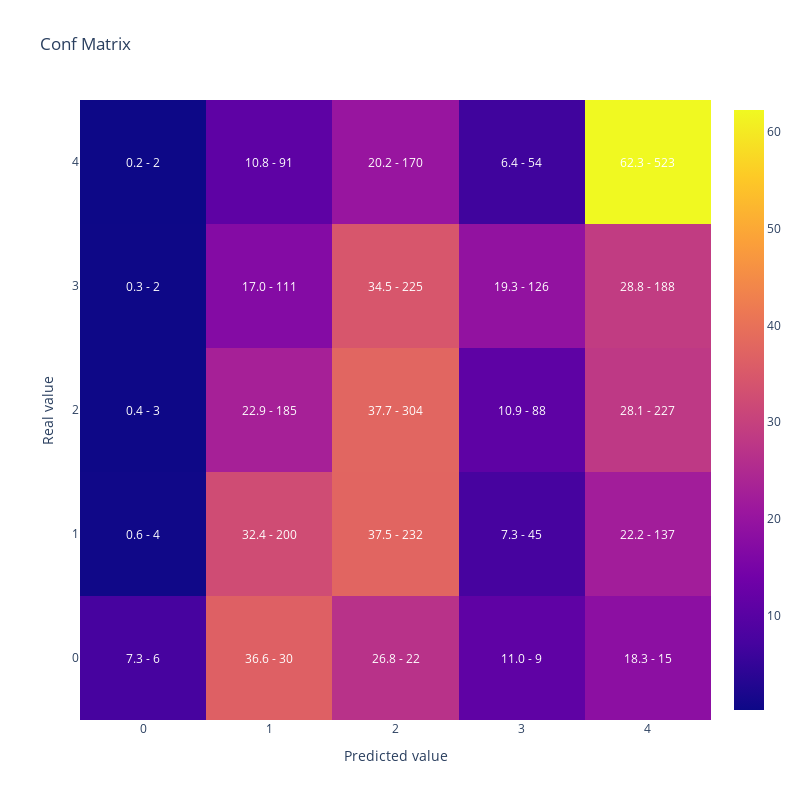

Notebook code for this chart:
### Code cell
#MAtriz de confusion y Kappa dfe OVA
y_pred = lgb_model.predict(X_test).argmax(axis=1)

display(plot_confusion_matrix(y_test,y_pred))

{'kappa':cohen_kappa_score(y_test,
                y_pred,
                weights = 'quadratic'),
 'accuracy':accuracy_score(y_test,y_pred),
 'balanced_accuracy':balanced_accuracy_score(y_test,y_pred)}

### Figure 1 — Plotly figure (JSON) as saved in the notebook; plotly's stock layout.template omitted (floating-point values rounded to 4 significant figures)
{"data": [{"type": "heatmap", "x": [0, 1, 2, 3, 4], "y": [0, 1, 2, 3, 4], "z": [[7.317, 36.59, 26.83, 10.98, 18.29], [0.6472, 32.36, 37.54, 7.282, 22.17], [0.3717, 22.92, 37.67, 10.9, 28.13], [0.3067, 17.02, 34.51, 19.33, 28.83], [0.2381, 10.83, 20.24, 6.429, 62.26]]}], "layout": {"annotations": [{"font": {"color": "white"}, "showarrow": false, "text": "7.3 - 6", "x": 0, "xref": "x", "y": 0, "yref": "y"}, {"font": {"color": "white"}, "showarrow": false, "text": "36.6 - 30", "x": 1, "xref": "x", "y": 0, "yref": "y"}, {"font": {"color": "white"}, "showarrow": false, "text": "26.8 - 22", "x": 2, "xref": "x", "y": 0, "yref": "y"}, {"font": {"color": "white"}, "showarrow": false, "text": "11.0 - 9", "x": 3, "xref": "x", "y": 0, "yref": "y"}, {"font": {"color": "white"}, "showarrow": false, "text": "18.3 - 15", "x": 4, "xref": "x", "y": 0, "yref": "y"}, {"font": {"color": "white"}, "showarrow": false, "text": "0.6 - 4", "x": 0, "xref": "x", "y": 1, "yref": "y"}, {"font": {"color": "white"}, "showarrow": false, "text": "32.4 - 200", "x": 1, "xref": "x", "y": 1, "yref": "y"}, {"font": {"color": "white"}, "showarrow": false, "text": "37.5 - 232", "x": 2, "xref": "x", "y": 1, "yref": "y"}, {"font": {"color": "white"}, "showarrow": false, "text": "7.3 - 45", "x": 3, "xref": "x", "y": 1, "yref": "y"}, {"font": {"color": "white"}, "showarrow": false, "text": "22.2 - 137", "x": 4, "xref": "x", "y": 1, "yref": "y"}, {"font": {"color": "white"}, "showarrow": false, "text": "0.4 - 3", "x": 0, "xref": "x", "y": 2, "yref": "y"}, {"font": {"color": "white"}, "showarrow": false, "text": "22.9 - 185", "x": 1, "xref": "x", "y": 2, "yref": "y"}, {"font": {"color": "white"}, "showarrow": false, "text": "37.7 - 304", "x": 2, "xref": "x", "y": 2, "yref": "y"}, {"font": {"color": "white"}, "showarrow": false, "text": "10.9 - 88", "x": 3, "xref": "x", "y": 2, "yref": "y"}, {"font": {"color": "white"}, "showarrow": false, "text": "28.1 - 227", "x": 4, "xref": "x", "y": 2, "yref": "y"}, {"font": {"color": "white"}, "showarrow": false, "text": "0.3 - 2", "x": 0, "xref": "x", "y": 3, "yref": "y"}, {"font": {"color": "white"}, "showarrow": false, "text": "17.0 - 111", "x": 1, "xref": "x", "y": 3, "yref": "y"}, {"font": {"color": "white"}, "showarrow": false, "text": "34.5 - 225", "x": 2, "xref": "x", "y": 3, "yref": "y"}, {"font": {"color": "white"}, "showarrow": false, "text": "19.3 - 126", "x": 3, "xref": "x", "y": 3, "yref": "y"}, {"font": {"color": "white"}, "showarrow": false, "text": "28.8 - 188", "x": 4, "xref": "x", "y": 3, "yref": "y"}, {"font": {"color": "white"}, "showarrow": false, "text": "0.2 - 2", "x": 0, "xref": "x", "y": 4, "yref": "y"}, {"font": {"color": "white"}, "showarrow": false, "text": "10.8 - 91", "x": 1, "xref": "x", "y": 4, "yref": "y"}, {"font": {"color": "white"}, "showarrow": false, "text": "20.2 - 170", "x": 2, "xref": "x", "y": 4, "yref": "y"}, {"font": {"color": "white"}, "showarrow": false, "text": "6.4 - 54", "x": 3, "xref": "x", "y": 4, "yref": "y"}, {"font": {"color": "white"}, "showarrow": false, "text": "62.3 - 523", "x": 4, "xref": "x", "y": 4, "yref": "y"}], "height": 800, "title": {"text": "Conf Matrix"}, "width": 800, "xaxis": {"title": {"text": "Predicted value"}}, "yaxis": {"title": {"text": "Real value"}}}}
